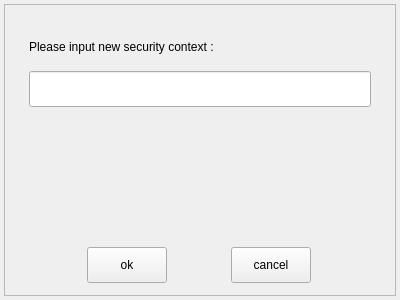
<?xml version="1.0" encoding="UTF-8"?>
<ui version="4.0">
 <class>ModifySecurityContext</class>
 <widget class="QWidget" name="ModifySecurityContext">
  <property name="geometry">
   <rect>
    <x>0</x>
    <y>0</y>
    <width>400</width>
    <height>300</height>
   </rect>
  </property>
  <property name="windowTitle">
   <string>Form</string>
  </property>
  <layout class="QVBoxLayout" name="verticalLayout">
   <property name="spacing">
    <number>4</number>
   </property>
   <property name="leftMargin">
    <number>4</number>
   </property>
   <property name="topMargin">
    <number>4</number>
   </property>
   <property name="rightMargin">
    <number>4</number>
   </property>
   <property name="bottomMargin">
    <number>4</number>
   </property>
   <item>
    <widget class="QFrame" name="m_frame">
     <property name="frameShape">
      <enum>QFrame::StyledPanel</enum>
     </property>
     <property name="frameShadow">
      <enum>QFrame::Raised</enum>
     </property>
     <layout class="QVBoxLayout" name="verticalLayout_2">
      <property name="leftMargin">
       <number>24</number>
      </property>
      <property name="topMargin">
       <number>24</number>
      </property>
      <property name="rightMargin">
       <number>24</number>
      </property>
      <property name="bottomMargin">
       <number>12</number>
      </property>
      <item>
       <widget class="QLabel" name="m_label">
        <property name="sizePolicy">
         <sizepolicy hsizetype="Fixed" vsizetype="Fixed">
          <horstretch>0</horstretch>
          <verstretch>0</verstretch>
         </sizepolicy>
        </property>
        <property name="minimumSize">
         <size>
          <width>0</width>
          <height>36</height>
         </size>
        </property>
        <property name="text">
         <string>Please input new security context :</string>
        </property>
       </widget>
      </item>
      <item>
       <widget class="QLineEdit" name="m_securityContext">
        <property name="minimumSize">
         <size>
          <width>0</width>
          <height>36</height>
         </size>
        </property>
       </widget>
      </item>
      <item>
       <spacer name="verticalSpacer">
        <property name="orientation">
         <enum>Qt::Vertical</enum>
        </property>
        <property name="sizeHint" stdset="0">
         <size>
          <width>20</width>
          <height>40</height>
         </size>
        </property>
       </spacer>
      </item>
      <item>
       <layout class="QHBoxLayout" name="horizontalLayout">
        <item>
         <widget class="QPushButton" name="m_ok">
          <property name="sizePolicy">
           <sizepolicy hsizetype="Fixed" vsizetype="Fixed">
            <horstretch>0</horstretch>
            <verstretch>0</verstretch>
           </sizepolicy>
          </property>
          <property name="minimumSize">
           <size>
            <width>72</width>
            <height>36</height>
           </size>
          </property>
          <property name="text">
           <string>ok</string>
          </property>
         </widget>
        </item>
        <item>
         <widget class="QPushButton" name="m_cancel">
          <property name="sizePolicy">
           <sizepolicy hsizetype="Fixed" vsizetype="Fixed">
            <horstretch>0</horstretch>
            <verstretch>0</verstretch>
           </sizepolicy>
          </property>
          <property name="minimumSize">
           <size>
            <width>72</width>
            <height>36</height>
           </size>
          </property>
          <property name="text">
           <string>cancel</string>
          </property>
         </widget>
        </item>
       </layout>
      </item>
     </layout>
    </widget>
   </item>
  </layout>
 </widget>
 <resources/>
 <connections/>
</ui>
